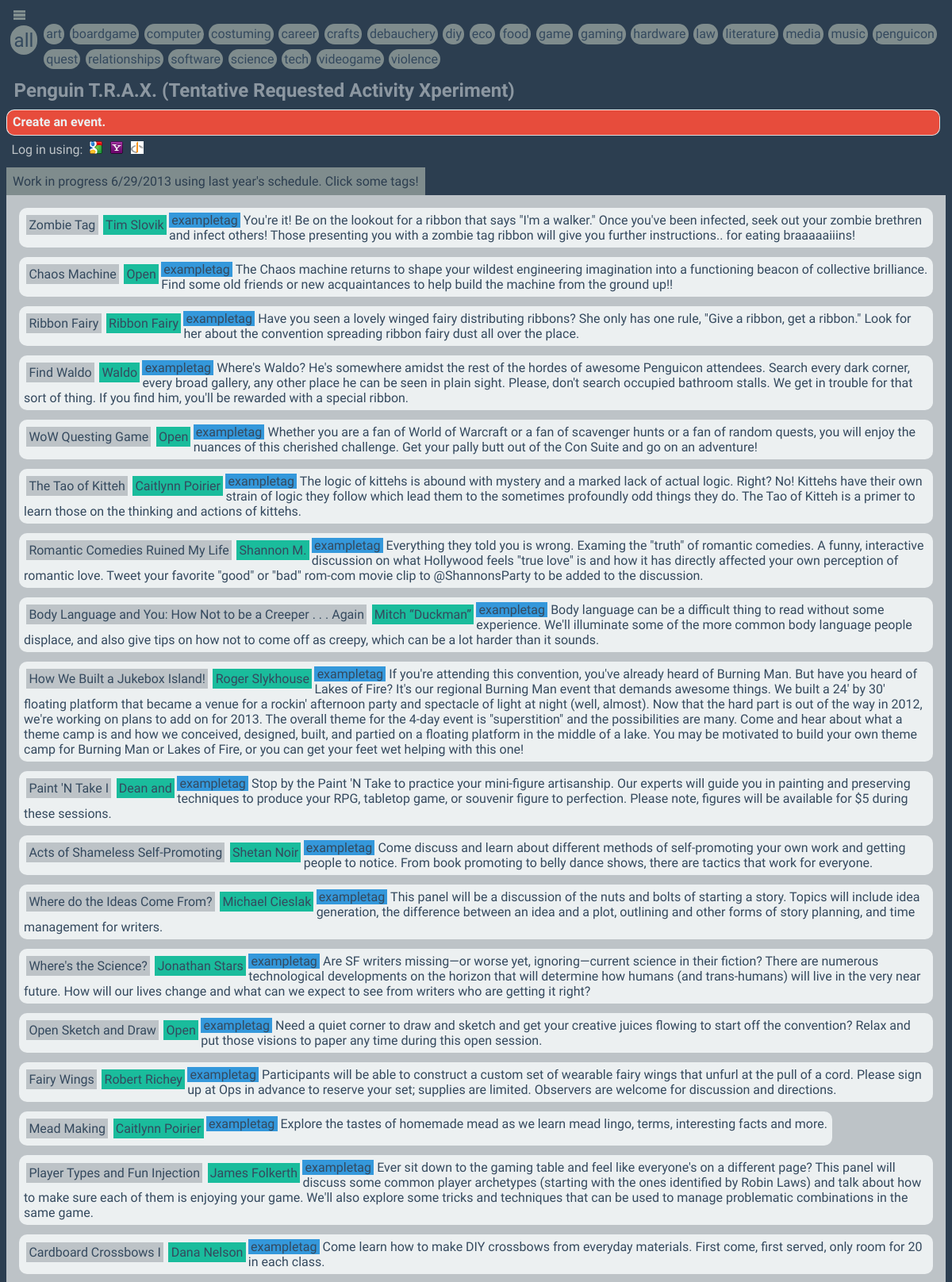
The page / (upper part) on the database its author committed.
### penguicontrax.py (models this page shows, shortened)
class Tags(db.Model):
	id = db.Column(db.Integer, primary_key=True)
	name = db.Column(db.String(50))

class Submissions(db.Model):
	id = db.Column(db.Integer, primary_key=True)
	email = db.Column(db.String(120))
	title = db.Column(db.String(120))
	description = db.Column(db.String(120))
	comments = db.Column(db.String(120))
	firstname = db.Column(db.String(120))
	lastname = db.Column(db.String(120))
	trackId = db.Column(db.Integer())
	duration = db.Column(db.Boolean())
	setupTime = db.Column(db.Boolean())
	repetition = db.Column(db.Boolean())

### penguicontrax.py (the view)
@app.route('/')
def index():
	submissions = Submissions.query.all()
	tags = [tag.name for tag in Tags.query.all()]
	return render_template('index.html', tags=tags, submissions=submissions)

### templates/index.html (shortened to what this page needs)
<!doctype html>
<head>
    <link href="{{ url_for('static', filename='mystyles2.css') }}" rel='stylesheet' type='text/css'>
</head>
<body>
    <div id="leftmenu" >
        <div id="hidenav">&nbsp;</div>
        <div id="taginfo">&nbsp;</div>
        <div class="tag off" style="font-size:x-large;">all</div>
        {% for tag in tags %}
        <div class="tag off">{{ tag }}</div>
        {% endfor %}
    </div>
    <div id="penguin"></div>
    <div id="masthead" class="withmenu">
        <div class="header">
            Penguin T.R.A.X. (Tentative Requested Activity Xperiment)
        </div>
        <div id="createeventbutton"  style="clear:left">
            <a href="eventform" class="buttons" >
            Create an event.
            </a>
        </div>
        <div class="unit" style="color:#bdc3c7;">
            Log in using: <a href=""><img src="static/google-16x16.png" hspace="5px"></a><a href=""><img src="static/yahoo-16x16.png" hspace="5px"></a><a href=""><img src="static/openid-16x16.gif" hspace="5px"></a>
        </div>
        <div id="info" >
            Work in progress 6/29/2013 using last year's schedule. Click some tags!
        </div>
    </div>
    <div id="report" class="section withmenu" >
		{% for submission in submissions %}
		<div class="event">
			<div class="what unit title">{{ submission.title }}</div>
			<div class="who unit programparticipant">{{ submission.firstname }} {{ submission.lastname }}</div>
			<span class="spaninclude">exampletag</span> {{ submission.description }}
		</div>
		{% endfor %}
    </div>
</body>

### static/mystyles2.css (style rules this page uses)
body { background-color: #2c3e50; color: #34495e; font-family: "Droid Sans"; font-style: bold; }
.who { background-color: #1abc9c; }
.what { background-color: #bdc3c7; }
.section { clear: both; overflow: hidden; padding: 10px; }
.tag,.unit,.answer,.header { float: left; margin: .2em; padding: .2em; width: auto; }
.header { color: #ecf0f1; font-size: x-large; font-weight: 700; opacity: .5; margin-right: 200px; }
#report { background-color: #bdc3c7; position: relative; }
.event { -moz-border-radius: 10px; -webkit-border-radius: 10px; border-radius: 10px; float: left; padding: 6px; background-color: #ecf0f1; margin: 6px; border: .3 em solid #ecf0f1; }
#info { background-color: #7f8c8d; clear: left; color: #2c3e50; float: left; padding: .5em; position: relative; margin-top: .4em; }
#penguin { background: url(/images/penguintrax.png) no-repeat center center; height: 194px; position: absolute; right: 1em; width: 194px; z-index: -1; }
#hidenav { float: left; width: 2em; }
#hidenav { background: #2c3e50 url(/images/collapseexpandicon.png) no-repeat center center; }
.off { background: #7f8c8d; }
.tag { -moz-border-radius: .8em; -webkit-border-radius: .8em; border-radius: .8em; }
.spaninclude { background: #3498db; text-indent: 24px; padding-left:.2em; padding-right:.2em; }
.buttons a,.buttons { -moz-border-radius: 10px; -webkit-border-radius: 10px; background-color: #e74c3c; border: 1px solid #dedede; border-left: 1px solid #eee; border-radius: 10px; border-top: 1px solid #eee; color: #ecf0f1; cursor: pointer; display: block; font-weight: 700; line-height: 130%; margin: 0 7px 0 0; padding: 5px 10px 6px 7px; text-decoration: none; }

### rows shown on the page
Tags: name "art"
Tags: name "boardgame"
Tags: name "computer"
Tags: name "costuming"
Tags: name "career"
Tags: name "crafts"
Tags: name "debauchery"
Tags: name "diy"
Tags: name "eco"
Tags: name "food"
Tags: name "game"
Tags: name "gaming"
Tags: name "hardware"
Tags: name "law"
Tags: name "literature"
Tags: name "media"
Tags: name "music"
Tags: name "penguicon"
Tags: name "quest"
Tags: name "relationships"
Tags: name "software"
Tags: name "science"
Tags: name "tech"
Tags: name "videogame"
Tags: name "violence"
Submissions: title "Zombie Tag", firstname "Tim", lastname "Slovik", description "You're it! Be on the lookout for a ribbon that says \"I'm a walker.\" Once you've been infected, seek out your zombie brethren and infect others! Those presenting you with a zombie tag ribbon will give you further instructions.. for eating braaaaaiiins!"
Submissions: title "Chaos Machine", firstname "Open", description "The Chaos machine returns to shape your wildest engineering imagination into a functioning beacon of collective brilliance. Find some old friends or new acquaintances to help build the machine from the ground up!!"
Submissions: title "Ribbon Fairy", firstname "Ribbon", lastname "Fairy", description "Have you seen a lovely winged fairy distributing ribbons? She only has one rule, \"Give a ribbon, get a ribbon.\" Look for her about the convention spreading ribbon fairy dust all over the place."
Submissions: title "Find Waldo", firstname "Waldo", description "Where's Waldo? He's somewhere amidst the rest of the hordes of awesome Penguicon attendees. Search every dark corner, every broad gallery, any other place he can be seen in plain sight. Please, don't search occupied bathroom stalls. We get in trouble for that sort of thing. If you find him, you'll be rewarded with a special ribbon."
Submissions: title "WoW Questing Game", firstname "Open", description "Whether you are a fan of World of Warcraft or a fan of scavenger hunts or a fan of random quests, you will enjoy the nuances of this cherished challenge. Get your pally butt out of the Con Suite and go on an adventure!"
Submissions: title "The Tao of Kitteh", firstname "Caitlynn", lastname "Poirier", description "The logic of kittehs is abound with mystery and a marked lack of actual logic. Right? No! Kittehs have their own strain of logic they follow which lead them to the sometimes profoundly odd things they do. The Tao of Kitteh is a primer to learn those on the thinking and actions of kittehs."
Submissions: title "Romantic Comedies Ruined My Life", firstname "Shannon", lastname "M.", description "Everything they told you is wrong. Examing the \"truth\" of romantic comedies. A funny, interactive discussion on what Hollywood feels \"true love\" is and how it has directly affected your own perception of romantic love. Tweet your favorite \"good\" or \"bad\" rom-com movie clip to @ShannonsParty to be added to the discussion."
Submissions: title "Body Language and You: How Not to be a Creeper . . . Again", firstname "Mitch", lastname "“Duckman”", description "Body language can be a difficult thing to read without some experience. We'll illuminate some of the more common body language people displace, and also give tips on how not to come off as creepy, which can be a lot harder than it sounds."
Submissions: title "How We Built a Jukebox Island!", firstname "Roger", lastname "Slykhouse", description "If you're attending this convention, you've already heard of Burning Man. But have you heard of Lakes of Fire? It's our regional Burning Man event that demands awesome things. We built a 24' by 30' floating platform that became a venue for a rockin' afternoon party and spectacle of light at night (well, almost). Now that the hard part is out of the way in 2012, we're working on plans to add on for 2013. The overall theme for the 4-day event is \"superstition\" and the possibilities are many. Come and hear about what a theme camp is and how we conceived, designed, built, and partied on a floating platform in the middle of a lake. You may be motivated to build your own theme camp for Burning…"
Submissions: title "Paint 'N Take I", firstname "Dean", lastname "and", description "Stop by the Paint 'N Take to practice your mini-figure artisanship. Our experts will guide you in painting and preserving techniques to produce your RPG, tabletop game, or souvenir figure to perfection. Please note, figures will be available for $5 during these sessions."
Submissions: title "Acts of Shameless Self-Promoting", firstname "Shetan", lastname "Noir", description "Come discuss and learn about different methods of self-promoting your own work and getting people to notice. From book promoting to belly dance shows, there are tactics that work for everyone."
Submissions: title "Where do the Ideas Come From?", firstname "Michael", lastname "Cieslak", description "This panel will be a discussion of the nuts and bolts of starting a story. Topics will include idea generation, the difference between an idea and a plot, outlining and other forms of story planning, and time management for writers."
Submissions: title "Where's the Science?", firstname "Jonathan", lastname "Stars", description "Are SF writers missing—or worse yet, ignoring—current science in their fiction? There are numerous technological developments on the horizon that will determine how humans (and trans-humans) will live in the very near future. How will our lives change and what can we expect to see from writers who are getting it right?"
Submissions: title "Open Sketch and Draw", firstname "Open", description "Need a quiet corner to draw and sketch and get your creative juices flowing to start off the convention? Relax and put those visions to paper any time during this open session."
Submissions: title "Fairy Wings", firstname "Robert", lastname "Richey", description "Participants will be able to construct a custom set of wearable fairy wings that unfurl at the pull of a cord. Please sign up at Ops in advance to reserve your set; supplies are limited. Observers are welcome for discussion and directions."
Submissions: title "Mead Making", firstname "Caitlynn", lastname "Poirier", description "Explore the tastes of homemade mead as we learn mead lingo, terms, interesting facts and more."
Submissions: title "Player Types and Fun Injection", firstname "James", lastname "Folkerth", description "Ever sit down to the gaming table and feel like everyone's on a different page? This panel will discuss some common player archetypes (starting with the ones identified by Robin Laws) and talk about how to make sure each of them is enjoying your game. We'll also explore some tricks and techniques that can be used to manage problematic combinations in the same game."
Submissions: title "Cardboard Crossbows I", firstname "Dana", lastname "Nelson", description "Come learn how to make DIY crossbows from everyday materials. First come, first served, only room for 20 in each class."
